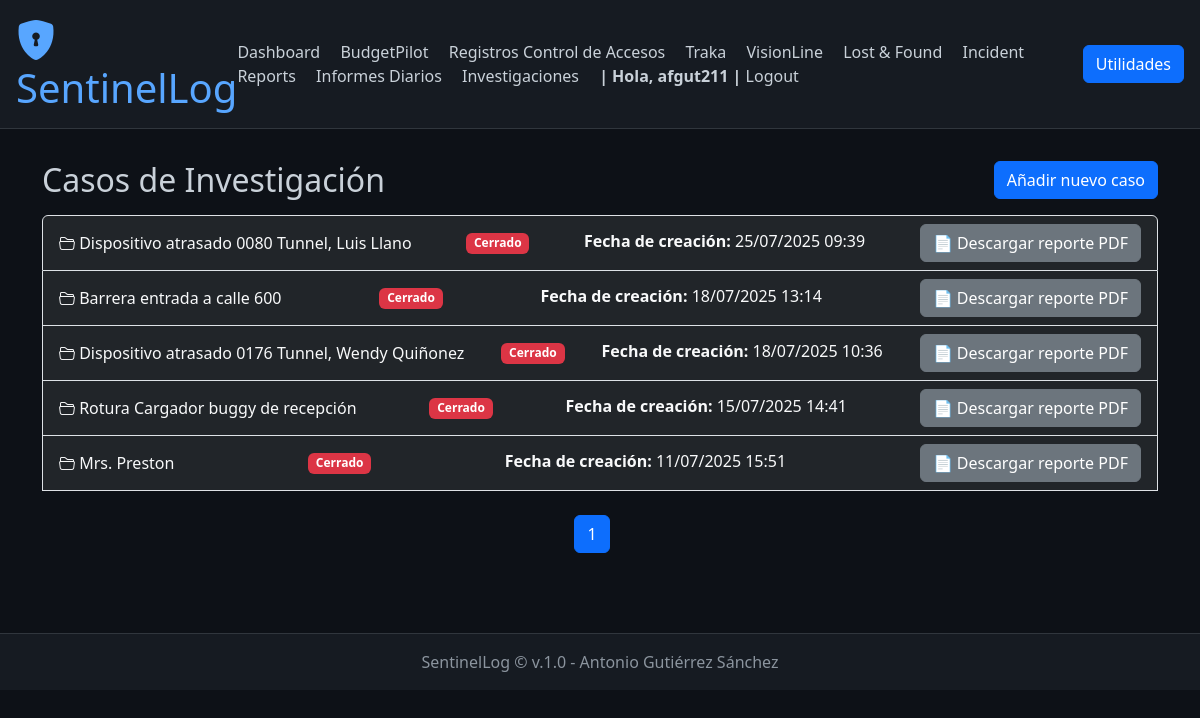
The page /investigations/ (signed in) on the database as committed earlier.
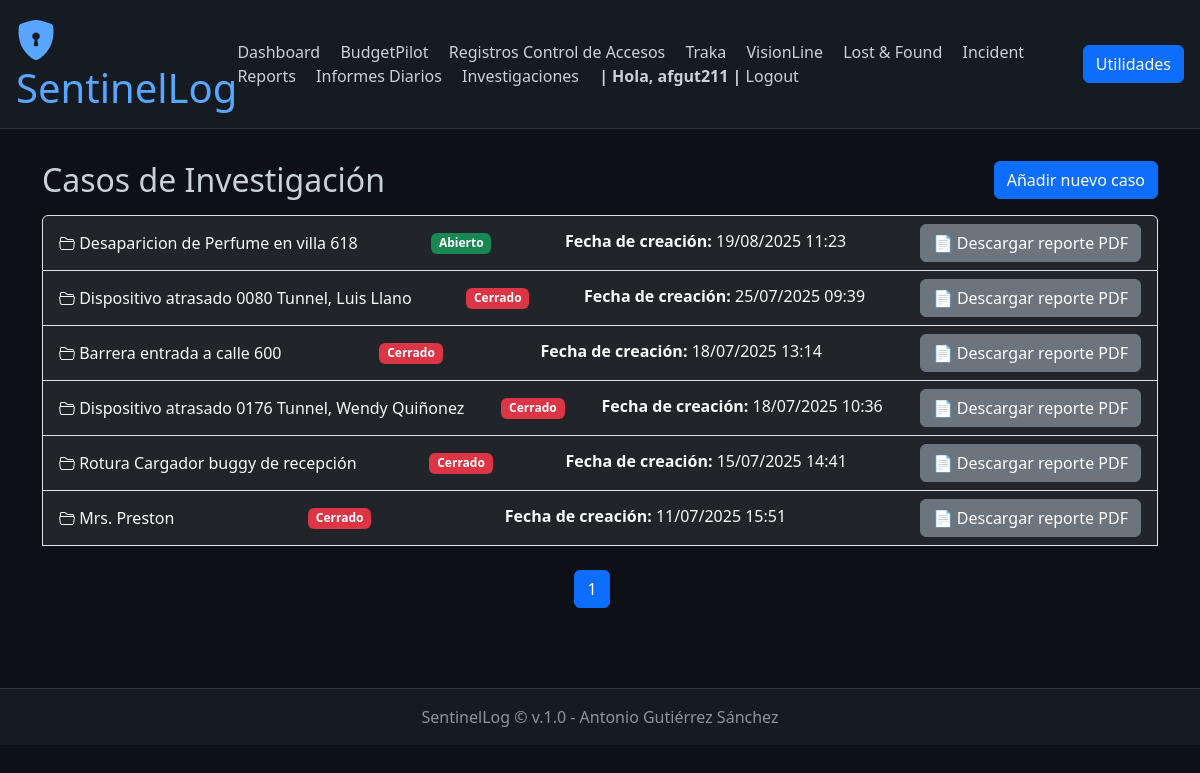
The same page on the database as committed later.
### investigations/models.py (models this page shows, shortened)
class InvestigationCase(models.Model):
    title = models.CharField(max_length=200)
    description = models.TextField()
    created_by = models.ForeignKey(User, on_delete=models.SET_NULL, null=True)
    created_at = models.DateTimeField(auto_now_add=True)
    is_closed = models.BooleanField(default=False)
    conclusiones = models.TextField(blank=True, null=True)
    pdf_last_saved = models.DateTimeField(blank=True, null=True)
    history = HistoricalRecords()

### investigations/views.py (the view)
# urls.py: path('', views.index, name='daily_activity_index'),
def index(request):
    cases = InvestigationCase.objects.all().order_by('-created_at')
    paginator = Paginator(cases, 10)  # 10 por página
    page_number = request.GET.get('page')
    page_obj = paginator.get_page(page_number)
    return render(request, 'investigations/index.html', {'page_obj': page_obj})

### investigations/templates/investigations/index.html (shortened to what this page needs)
{% extends 'base.html' %}
{% block content %}
<div class="d-flex justify-content-between align-items-center mb-3">
    <h2 class="mb-0">Casos de Investigación</h2>
    <a href="{% url 'add_case' %}" class="btn btn-primary">
        Añadir nuevo caso
    </a>
</div>
<div class="list-group">
    {% for case in page_obj %}
        <a href="{% url 'case_detail' case.id %}" class="list-group-item list-group-item-action d-flex justify-content-between align-items-center bg-dark text-light">
            <span>
                <i class="bi bi-folder2-open"></i> {{ case.title }}
            </span>
            {% if case.is_closed %}
                <span class="badge bg-danger">Cerrado</span>
            {% else %}
                <span class="badge bg-success">Abierto</span>
            {% endif %}
            <p class="mb-1"><strong>Fecha de creación:</strong> {{ case.created_at|date:"d/m/Y H:i" }}</p>
            <form action="{% url 'generate_pdf_report' case.id %}" method="get" target="_blank">
                    <button type="submit" class="btn btn-secondary">
                        📄 Descargar reporte PDF
                    </button>
                </form>
        </a>
    {% empty %}
        <div class="alert alert-info mb-0">
            No hay casos registrados.
        </div>
    {% endfor %}
    <br>
    {% with request.GET.urlencode as filter_query %}
        <nav aria-label="Paginación">
            <ul class="pagination justify-content-center">
                {% for num in page_obj.paginator.page_range %}
                {% if num <= 2 or num > page_obj.paginator.num_pages|add:'-2' or num >= page_obj.number|add:'-1' and num <= page_obj.number|add:'1' %}
                    <li class="page-item {% if page_obj.number == num %}active{% endif %}">
                    <a class="page-link" href="?{{ filter_query }}{% if filter_query %}&{% endif %}page={{ num }}">{{ num }}</a>
                    </li>
                {% elif num == 3 or num == page_obj.paginator.num_pages|add:'-2' %}
                    <li class="page-item disabled"><span class="page-link">…</span></li>
                {% endif %}
                {% endfor %}
            </ul>
        </nav>
    {% endwith %}
</div>
{% endblock %}

Rows that differ between the two databases and show on the page:
added InvestigationCase: title "Desaparicion de Perfume en villa 618", is_closed "Abierto", created_at "19/08/2025 11:23"
